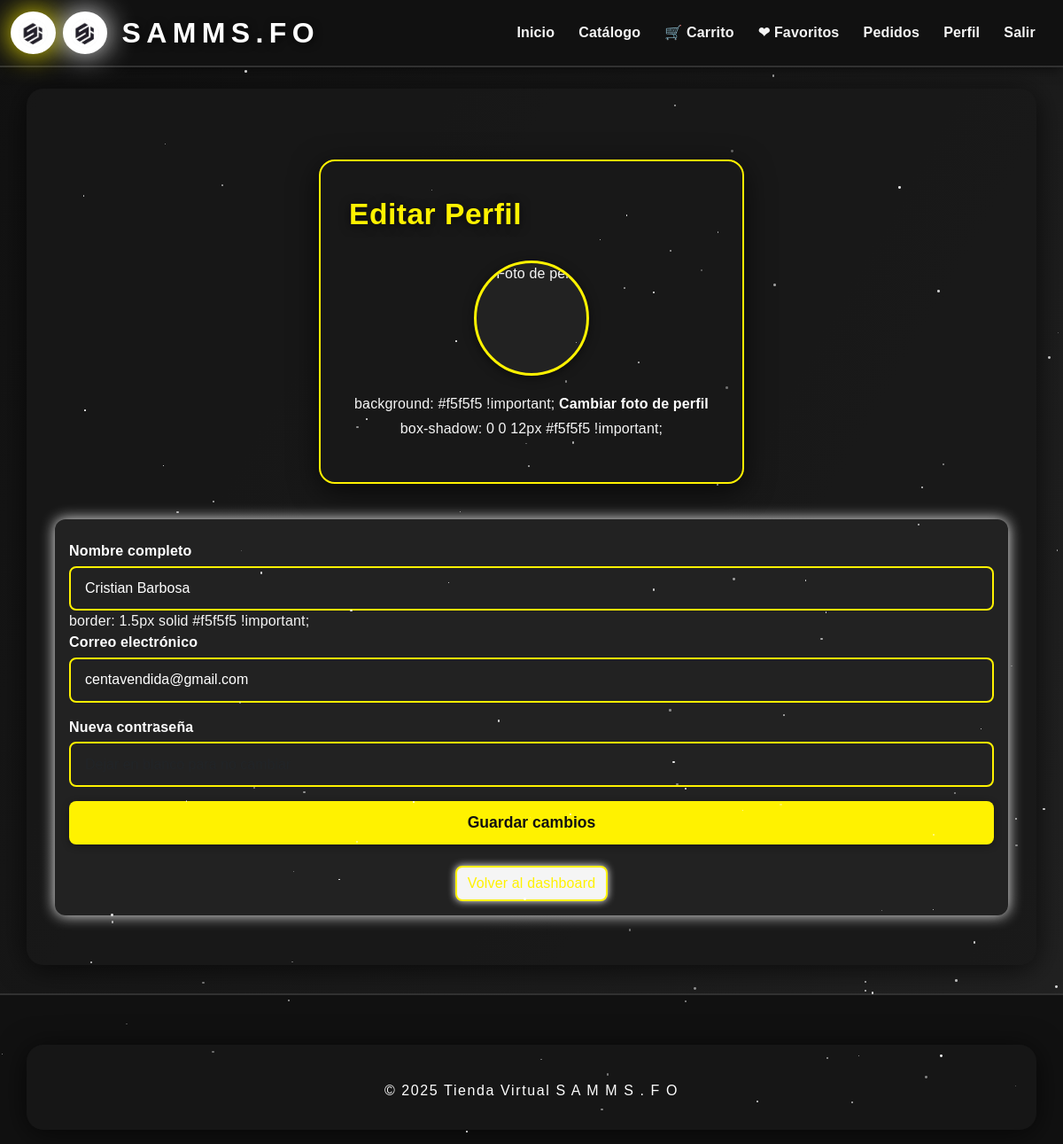
The page /client/profile (signed in) on the database as committed earlier.
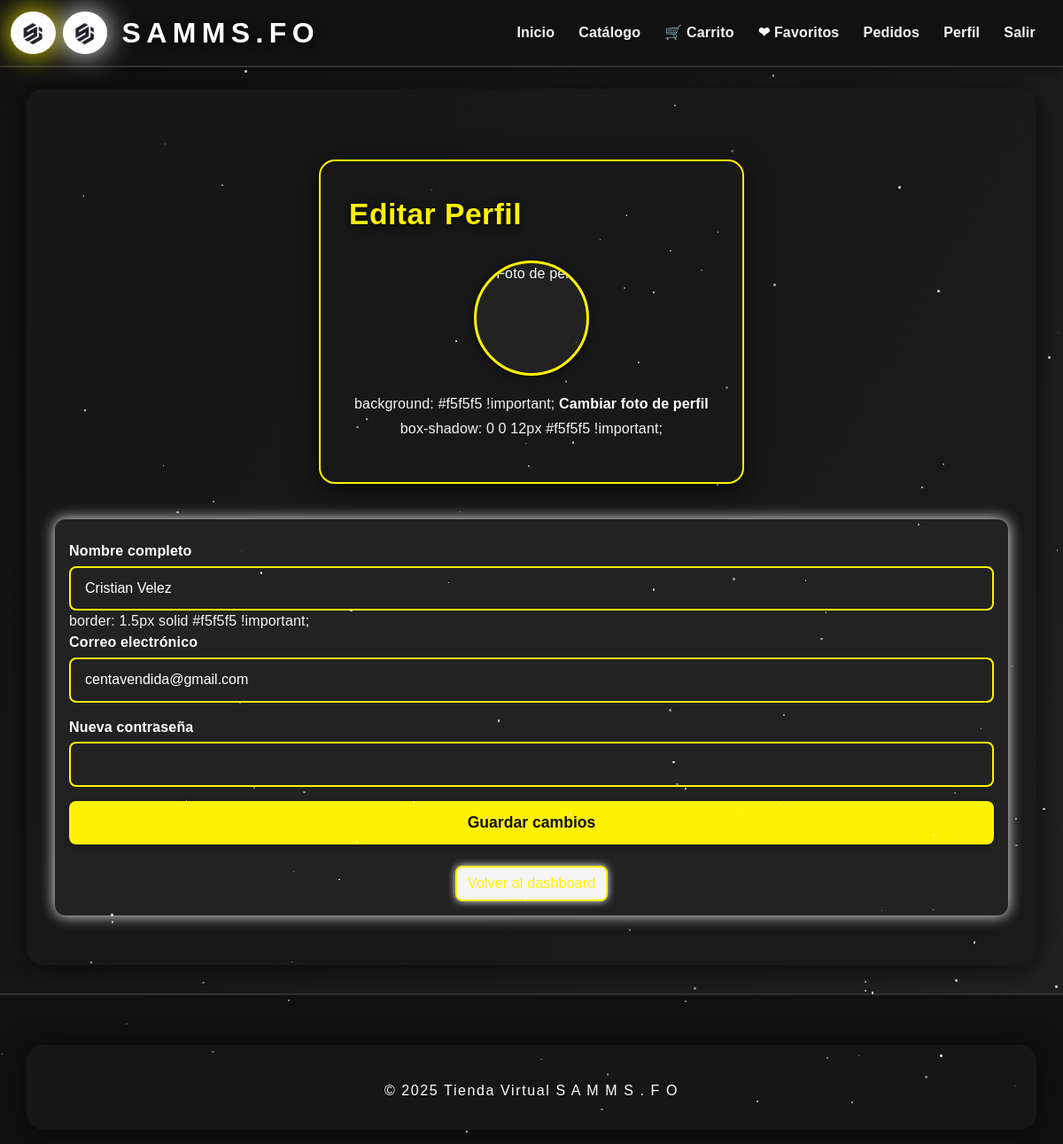
The same page on the database as committed later.
### app/models/users.py (models this page shows, shortened)
class Users(db.Model, UserMixin):
    __tablename__ = 'user'
    idUser = db.Column(db.Integer, primary_key=True)
    nameUser = db.Column(db.String(80), nullable=False)
    email = db.Column(db.String(120), unique=True, nullable=False)
    passwordUser = db.Column(db.String(128), nullable=False)  # hash
    birthdate = db.Column(db.Date, nullable=False)
    is_active_db = db.Column(db.Boolean, default=False)  # Solo tras verificación
    verification_token = db.Column(db.String(128), nullable=True)
    token_expiry = db.Column(db.DateTime, nullable=True)  # Expiración para recuperación de contraseña
    accepted_terms = db.Column(db.Boolean, default=False)
    created_at = db.Column(db.DateTime, server_default=db.func.now())
    profile_pic = db.Column(db.String(255), nullable=True)
    role = db.Column(db.Enum(UserRole), default=UserRole.USER, nullable=False)

### app/routes/client.py (the view, shortened to what this page needs)
@client_bp.route('/profile', methods=['GET', 'POST'])
@login_required
def profile():
    return render_template('client/profile.html')

### app/templates/client/profile.html (shortened to what this page needs)
{% extends 'base.html' %}
{% block content %}
<div class="profile-container">
    <h2 class="profile-title">Editar Perfil</h2>
    <form method="POST" enctype="multipart/form-data">
      <div class="mb-3 text-center">
        <img src="{{ url_for('static', filename='profile_pics/' + (current_user.profile_pic if current_user.profile_pic else 'default.png')) }}" class="profile-pic" alt="Foto de perfil">
        background: #f5f5f5 !important;
          <label for="profile_pic" class="form-label">Cambiar foto de perfil</label>
        box-shadow: 0 0 12px #f5f5f5 !important;
        </div>
      </div>
      <div class="profile-form-section">
        <div class="mb-3">
          <label for="nameUser" class="form-label">Nombre completo</label>
          <input type="text" class="form-control" id="nameUser" name="nameUser" value="{{ current_user.nameUser }}">
        border: 1.5px solid #f5f5f5 !important;
        <div class="mb-3">
          <label for="email" class="form-label">Correo electrónico</label>
          <input type="email" class="form-control" id="email" name="email" value="{{ current_user.email }}">
        </div>
        <div class="mb-3">
          <label for="passwordUser" class="form-label">Nueva contraseña</label>
          <input type="password" class="form-control" id="passwordUser" name="passwordUser" placeholder="Dejar en blanco para no cambiar">
        </div>
      </div>
      <button type="submit" class="btn btn-primary w-100">Guardar cambios</button>
    <div class="mt-4 text-center">
        <a href="{{ url_for('client.dashboard') }}" class="btn btn-outline-secondary">Volver al dashboard</a>
    </div>
</div>
{% endblock %}

Rows that differ between the two databases and show on the page:
changed Users "centavendida@gmail.com": nameUser "Cristian Barbosa" → "Cristian Velez"
